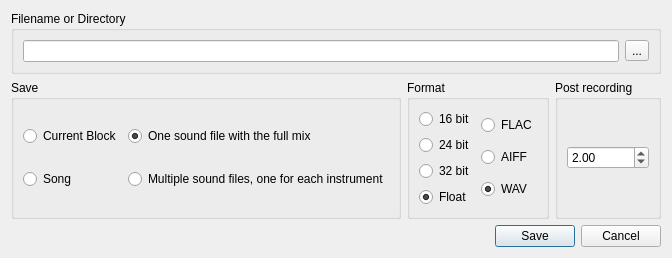
<?xml version="1.0" encoding="UTF-8"?>
<ui version="4.0">
 <class>Soundfilesaver_widget</class>
 <widget class="QDialog" name="Soundfilesaver_widget">
  <property name="geometry">
   <rect>
    <x>0</x>
    <y>0</y>
    <width>784</width>
    <height>342</height>
   </rect>
  </property>
  <property name="sizePolicy">
   <sizepolicy hsizetype="Expanding" vsizetype="Expanding">
    <horstretch>0</horstretch>
    <verstretch>0</verstretch>
   </sizepolicy>
  </property>
  <property name="windowTitle">
   <string>Soundfile saver</string>
  </property>
  <layout class="QGridLayout" name="gridLayout">
   <property name="sizeConstraint">
    <enum>QLayout::SetFixedSize</enum>
   </property>
   <item row="0" column="0">
    <layout class="QVBoxLayout" name="verticalLayout">
     <item>
      <widget class="QGroupBox" name="groupBox_2">
       <property name="title">
        <string>Filename or Directory</string>
       </property>
       <layout class="QGridLayout" name="gridLayout_2">
        <item row="0" column="0">
         <layout class="QHBoxLayout" name="horizontalLayout">
          <item>
           <widget class="QLineEdit" name="filename_edit"/>
          </item>
          <item>
           <widget class="QToolButton" name="filename_button">
            <property name="text">
             <string>...</string>
            </property>
           </widget>
          </item>
         </layout>
        </item>
       </layout>
      </widget>
     </item>
    </layout>
   </item>
   <item row="4" column="0">
    <widget class="QDialogButtonBox" name="buttonBox">
     <property name="orientation">
      <enum>Qt::Horizontal</enum>
     </property>
     <property name="standardButtons">
      <set>QDialogButtonBox::Cancel|QDialogButtonBox::Save</set>
     </property>
    </widget>
   </item>
   <item row="1" column="0">
    <layout class="QHBoxLayout" name="horizontalLayout_2">
     <property name="rightMargin">
      <number>0</number>
     </property>
     <item>
      <widget class="QGroupBox" name="asdfae">
       <property name="title">
        <string>Save</string>
       </property>
       <layout class="QHBoxLayout" name="horizontalLayout_4">
        <item>
         <layout class="QVBoxLayout" name="verticalLayout_5">
          <item>
           <widget class="QRadioButton" name="save_block_button">
            <property name="text">
             <string>Current Block</string>
            </property>
           </widget>
          </item>
          <item>
           <widget class="QRadioButton" name="save_song_button">
            <property name="text">
             <string>Song</string>
            </property>
            <property name="checked">
             <bool>true</bool>
            </property>
           </widget>
          </item>
         </layout>
        </item>
        <item>
         <layout class="QVBoxLayout" name="verticalLayout_3">
          <item>
           <widget class="QRadioButton" name="one_soundfile">
            <property name="text">
             <string>One sound file with the full mix</string>
            </property>
            <property name="checked">
             <bool>true</bool>
            </property>
            <attribute name="buttonGroup">
             <string notr="true">buttonGroup_3</string>
            </attribute>
           </widget>
          </item>
          <item>
           <widget class="QRadioButton" name="many_soundfiles">
            <property name="text">
             <string>Multiple sound files, one for each instrument</string>
            </property>
            <attribute name="buttonGroup">
             <string notr="true">buttonGroup_3</string>
            </attribute>
           </widget>
          </item>
         </layout>
        </item>
       </layout>
      </widget>
     </item>
     <item>
      <widget class="QGroupBox" name="groupBox">
       <property name="title">
        <string>Format</string>
       </property>
       <layout class="QHBoxLayout" name="horizontalLayout_3">
        <item>
         <layout class="QVBoxLayout" name="verticalLayout_2">
          <item>
           <widget class="QRadioButton" name="format_16">
            <property name="text">
             <string>16 bit</string>
            </property>
            <attribute name="buttonGroup">
             <string notr="true">buttonGroup</string>
            </attribute>
           </widget>
          </item>
          <item>
           <widget class="QRadioButton" name="format_24">
            <property name="text">
             <string>24 bit</string>
            </property>
            <attribute name="buttonGroup">
             <string notr="true">buttonGroup</string>
            </attribute>
           </widget>
          </item>
          <item>
           <widget class="QRadioButton" name="format_32">
            <property name="text">
             <string>32 bit</string>
            </property>
            <attribute name="buttonGroup">
             <string notr="true">buttonGroup</string>
            </attribute>
           </widget>
          </item>
          <item>
           <widget class="QRadioButton" name="format_float">
            <property name="text">
             <string>Float</string>
            </property>
            <property name="checked">
             <bool>true</bool>
            </property>
            <attribute name="buttonGroup">
             <string notr="true">buttonGroup</string>
            </attribute>
           </widget>
          </item>
         </layout>
        </item>
        <item>
         <layout class="QVBoxLayout" name="verticalLayout_4">
          <item>
           <widget class="QRadioButton" name="format_flac">
            <property name="text">
             <string>FLAC</string>
            </property>
            <attribute name="buttonGroup">
             <string notr="true">buttonGroup_2</string>
            </attribute>
           </widget>
          </item>
          <item>
           <widget class="QRadioButton" name="format_aiff">
            <property name="text">
             <string>AIFF</string>
            </property>
            <attribute name="buttonGroup">
             <string notr="true">buttonGroup_2</string>
            </attribute>
           </widget>
          </item>
          <item>
           <widget class="QRadioButton" name="format_wav">
            <property name="text">
             <string>WAV</string>
            </property>
            <property name="checked">
             <bool>true</bool>
            </property>
            <attribute name="buttonGroup">
             <string notr="true">buttonGroup_2</string>
            </attribute>
           </widget>
          </item>
         </layout>
        </item>
       </layout>
      </widget>
     </item>
     <item>
      <widget class="QGroupBox" name="asdfasdf">
       <property name="title">
        <string>Post recording</string>
       </property>
       <layout class="QGridLayout" name="gridLayout_3">
        <item row="0" column="0">
         <widget class="QDoubleSpinBox" name="post_silence_spin">
          <property name="toolTip">
           <string>How many additional seconds to record after the editor has stopped playing.</string>
          </property>
          <property name="maximum">
           <double>999.990000000000009</double>
          </property>
          <property name="value">
           <double>2.000000000000000</double>
          </property>
         </widget>
        </item>
       </layout>
      </widget>
     </item>
    </layout>
   </item>
  </layout>
 </widget>
 <resources/>
 <connections>
  <connection>
   <sender>buttonBox</sender>
   <signal>accepted()</signal>
   <receiver>Soundfilesaver_widget</receiver>
   <slot>accept()</slot>
   <hints>
    <hint type="sourcelabel">
     <x>248</x>
     <y>254</y>
    </hint>
    <hint type="destinationlabel">
     <x>157</x>
     <y>274</y>
    </hint>
   </hints>
  </connection>
  <connection>
   <sender>buttonBox</sender>
   <signal>rejected()</signal>
   <receiver>Soundfilesaver_widget</receiver>
   <slot>reject()</slot>
   <hints>
    <hint type="sourcelabel">
     <x>316</x>
     <y>260</y>
    </hint>
    <hint type="destinationlabel">
     <x>286</x>
     <y>274</y>
    </hint>
   </hints>
  </connection>
 </connections>
 <buttongroups>
  <buttongroup name="buttonGroup_2"/>
  <buttongroup name="buttonGroup"/>
  <buttongroup name="buttonGroup_3"/>
 </buttongroups>
</ui>
